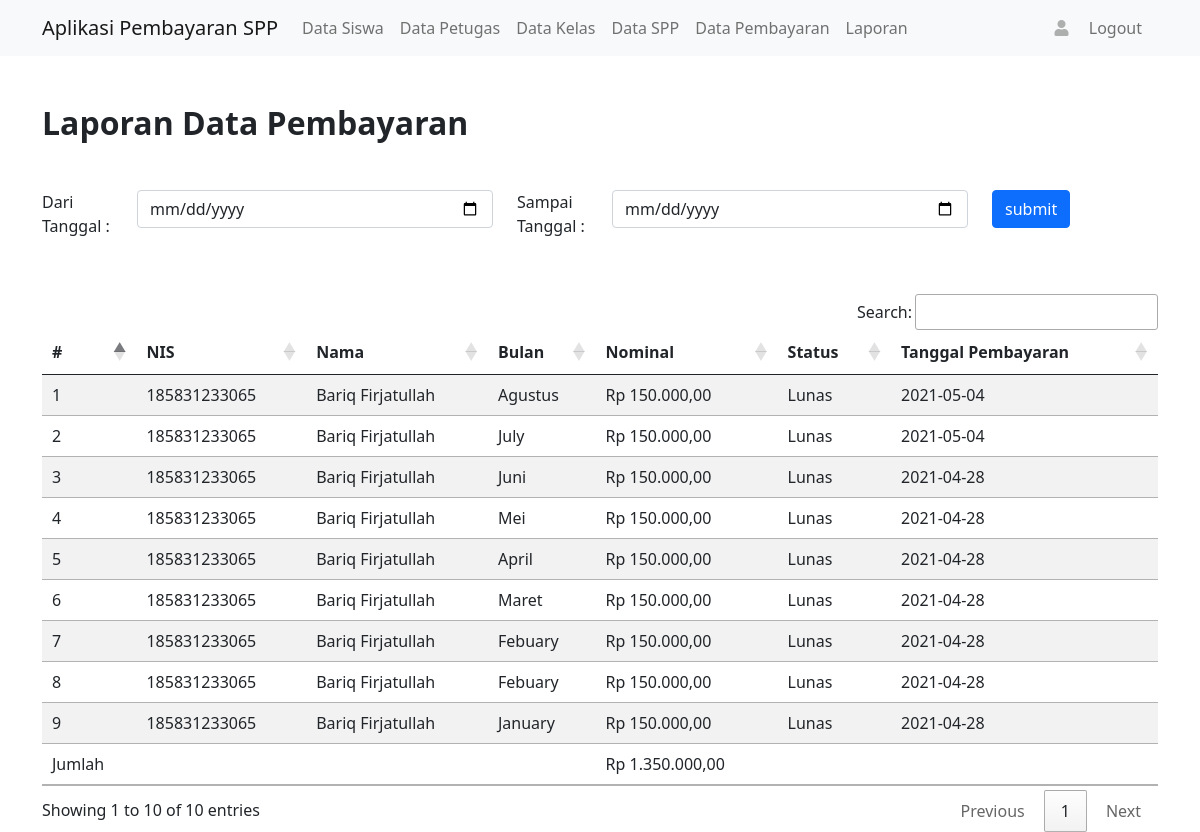
The page /index.php/laporan/data_pembayaran on the database its author committed.
### tables this page shows
CREATE TABLE `tb_transaksi`  (
  `id_transaksi` varchar(255) NOT NULL,
  `id_siswa` varchar(255) NULL DEFAULT NULL,
  `id_petugas` varchar(255) NULL DEFAULT NULL,
  `id_bulan` varchar(255) NULL DEFAULT NULL,
  `id_spp` varchar(255) NULL DEFAULT NULL,
  `status` varchar(255) NULL DEFAULT NULL,
  `date_created` date NULL DEFAULT NULL,
  PRIMARY KEY (`id_transaksi`) USING BTREE
);

CREATE TABLE `tb_siswa`  (
  `id_siswa` varchar(128) NOT NULL,
  `nis` varchar(128) NOT NULL,
  `nama` varchar(128) NOT NULL,
  `kelas` varchar(128) NOT NULL,
  `tahun` varchar(128) NOT NULL,
  PRIMARY KEY (`id_siswa`) USING BTREE
);

CREATE TABLE `tb_bulan`  (
  `id_bulan` int(11) NOT NULL AUTO_INCREMENT,
  `bulan` varchar(128) NOT NULL,
  PRIMARY KEY (`id_bulan`) USING BTREE
);

CREATE TABLE `tb_spp`  (
  `id_spp` int(11) NOT NULL AUTO_INCREMENT,
  `tahun` varchar(128) NOT NULL,
  `nominal` varchar(128) NOT NULL,
  PRIMARY KEY (`id_spp`) USING BTREE
);

### application/libraries/Template.php (called while the page is built)
<?php
class Template
{
    var $template_data = array();
    function set($name, $value)
    {
        $this->template_data[$name] = $value;
    }
    function load($template = '', $view = '', $view_data = array(), $return = FALSE)
    {
        $this->CI =& get_instance();
        $this->set('contents', $this->CI->load->view($view, $view_data, TRUE));
        return $this->CI->load->view($template, $this->template_data, $return);
    }
}

### application/controllers/Laporan.php (called while the page is built, shortened)
<?php
class Laporan extends CI_Controller {
    public function data_pembayaran()
    {
        $this->form_validation->set_rules('tanggalawal', 'Tanggal Awal', 'trim|required');
        $this->form_validation->set_rules('tanggalakhir', 'Tanggal Akhir', 'trim|required');
        if ($this->form_validation->run() == FALSE) {
            $data['title'] = 'Laporan Data Pembayaran';
            $data['pembayaran'] = $this->db->query("SELECT * FROM tb_transaksi INNER JOIN tb_bulan ON tb_transaksi.id_bulan = tb_bulan.id_bulan INNER JOIN tb_spp ON tb_transaksi.id_spp = tb_spp.id_spp INNER JOIN tb_siswa ON tb_siswa.id_siswa = tb_transaksi.id_siswa ORDER BY id_transaksi DESC")->result_array();
            $data['tanggal'] = '';
            $this->t->load('admin/template','laporan/data-pembayaran',$data);
        }
    }
}

### index.php (called while the page is built, shortened)
<?php
require_once BASEPATH.'core/CodeIgniter.php';

### application/views/laporan/data-pembayaran.php (the view)
<form action="<?= base_url()?>laporan/data_pembayaran" method="post">
    <div class="row my-5">
        <div class="col-1">
            <label for="tanggalawal" class="from-label">Dari Tanggal : </label>
        </div>
        <div class="col-4">
            <input type="date" id="tanggalawal" class="form-control" name="tanggalawal"
                <?php if($tanggal != ''):?>value="<?= $tanggal[0]?>" <?php endif?>>
        </div>
        <div class="col-1">
            <label for="tanggalakhir" class="form-label">Sampai Tanggal : </label>
        </div>
        <div class="col-4">
            <input type="date" class="form-control" name="tanggalakhir" id="tanggalakhir"
                <?php if($tanggal != ''):?>value="<?= $tanggal[1]?>" <?php endif?>>
        </div>
        <div class="col-2">
            <input type="submit" class="btn btn-primary" value="submit">
        </div>
    </div>
</form>
<table class="table table-striped">
    <thead>
        <tr>
            <th>#</th>
            <th>NIS</th>
            <th>Nama</th>
            <th>Bulan</th>
            <th>Nominal</th>
            <th>Status</th>
            <th>Tanggal Pembayaran</th>
        </tr>
    </thead>
    <tbody>
        <?php $no = 1;$jumlah = 0;foreach($pembayaran as $p):?>
        <tr>
            <td><?= $no?></td>
            <td><?= $p['nis']?></td>
            <td><?= $p['nama']?></td>
            <td><?= $p['bulan']?></td>
            <td>Rp <?= number_format($p['nominal'],2,",",".")?></td>
            <td><?= $p['status']?></td>
            <td><?= $p['date_created']?></td>
        </tr>
        <?php $jumlah += intval($p['nominal']); $no++;endforeach?>
        <tr>
            <td>Jumlah</td>
            <td></td>
            <td></td>
            <td></td>
            <td>Rp <?= number_format($jumlah,2,",",".")?></td>
            <td></td>
            <td></td>
        </tr>
    </tbody>
</table>

### rows shown on the page
tb_transaksi: id_siswa.nis "185831233065", id_siswa.nama "Bariq Firjatullah", id_bulan.bulan "Agustus", id_spp.nominal "150.000,00", status "Lunas", date_created "2021-05-04"
tb_transaksi: id_siswa.nis "185831233065", id_siswa.nama "Bariq Firjatullah", id_bulan.bulan "July", id_spp.nominal "150.000,00", status "Lunas", date_created "2021-05-04"
tb_transaksi: id_siswa.nis "185831233065", id_siswa.nama "Bariq Firjatullah", id_bulan.bulan "Juni", id_spp.nominal "150.000,00", status "Lunas", date_created "2021-04-28"
tb_transaksi: id_siswa.nis "185831233065", id_siswa.nama "Bariq Firjatullah", id_bulan.bulan "Mei", id_spp.nominal "150.000,00", status "Lunas", date_created "2021-04-28"
tb_transaksi: id_siswa.nis "185831233065", id_siswa.nama "Bariq Firjatullah", id_bulan.bulan "April", id_spp.nominal "150.000,00", status "Lunas", date_created "2021-04-28"
tb_transaksi: id_siswa.nis "185831233065", id_siswa.nama "Bariq Firjatullah", id_bulan.bulan "Maret", id_spp.nominal "150.000,00", status "Lunas", date_created "2021-04-28"
tb_transaksi: id_siswa.nis "185831233065", id_siswa.nama "Bariq Firjatullah", id_bulan.bulan "Febuary", id_spp.nominal "150.000,00", status "Lunas", date_created "2021-04-28"
tb_transaksi: id_siswa.nis "185831233065", id_siswa.nama "Bariq Firjatullah", id_bulan.bulan "Febuary", id_spp.nominal "150.000,00", status "Lunas", date_created "2021-04-28"
tb_transaksi: id_siswa.nis "185831233065", id_siswa.nama "Bariq Firjatullah", id_bulan.bulan "January", id_spp.nominal "150.000,00", status "Lunas", date_created "2021-04-28"

### other values the page prints
$title "Laporan Data Pembayaran"
$jumlah "1.350.000,00"
